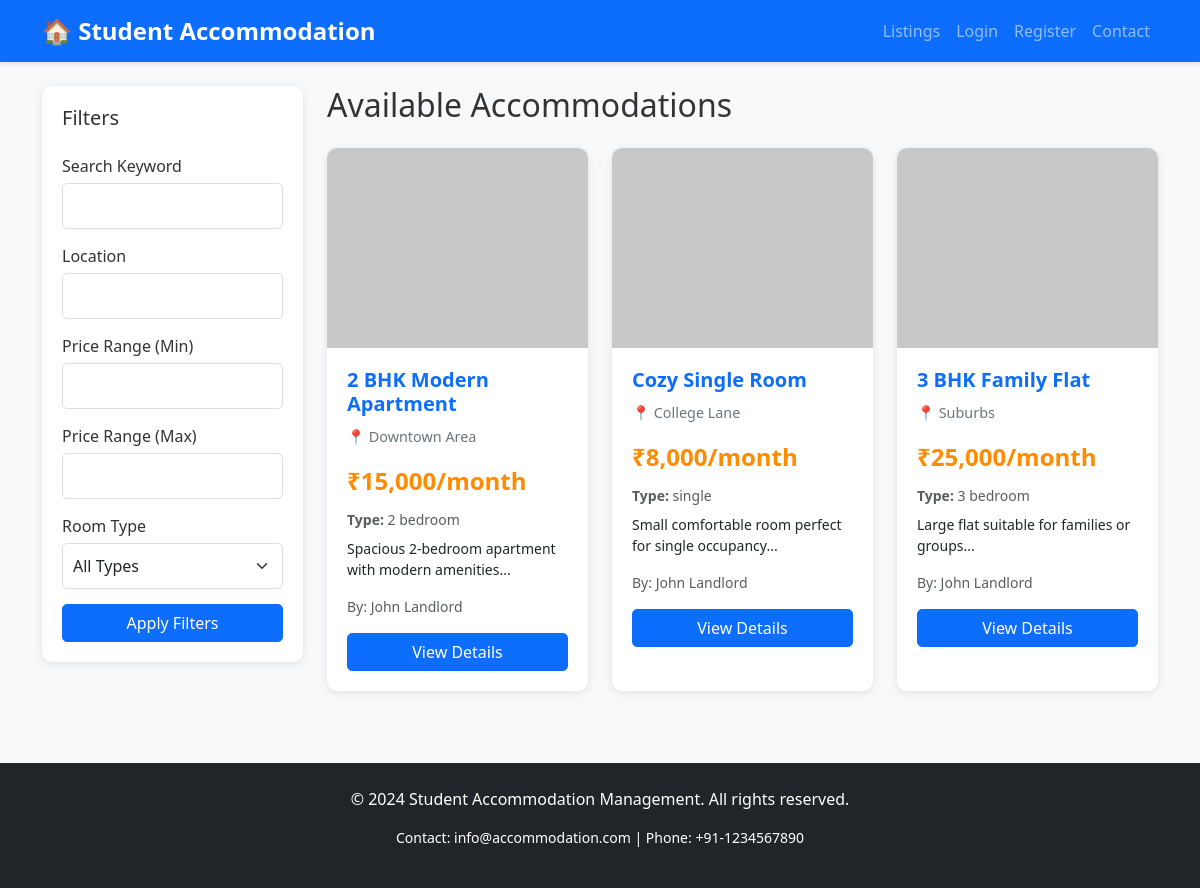
Screenshot of /listings.php with the database file from the repository.
### tables this page shows
CREATE TABLE properties (
    id INT PRIMARY KEY AUTO_INCREMENT,
    landlord_id INT NOT NULL,
    title VARCHAR(200) NOT NULL,
    description TEXT,
    location VARCHAR(200) NOT NULL,
    price INT NOT NULL,
    room_type VARCHAR(50) NOT NULL,
    status ENUM('available', 'occupied', 'unavailable') DEFAULT 'available',
    amenities TEXT,
    created_at TIMESTAMP DEFAULT CURRENT_TIMESTAMP,
    updated_at TIMESTAMP DEFAULT CURRENT_TIMESTAMP ON UPDATE CURRENT_TIMESTAMP,
    FOREIGN KEY (landlord_id) REFERENCES users(id) ON DELETE CASCADE
);

CREATE TABLE users (
    id INT PRIMARY KEY AUTO_INCREMENT,
    full_name VARCHAR(100) NOT NULL,
    email VARCHAR(100) UNIQUE NOT NULL,
    password VARCHAR(255) NOT NULL,
    role ENUM('student', 'landlord', 'admin') NOT NULL,
    phone VARCHAR(15),
    created_at TIMESTAMP DEFAULT CURRENT_TIMESTAMP,
    updated_at TIMESTAMP DEFAULT CURRENT_TIMESTAMP ON UPDATE CURRENT_TIMESTAMP
);

### listings.php (the view, shortened to what this page needs)
<?php
include 'includes/header.php';
$search = $_GET['search'] ?? '';
$location = $_GET['location'] ?? '';
$priceMin = $_GET['priceMin'] ?? '';
$priceMax = $_GET['priceMax'] ?? '';
$query = "SELECT p.*, u.full_name FROM properties p JOIN users u ON p.landlord_id = u.id WHERE p.status = 'available'";
$query .= " ORDER BY p.created_at DESC";
$result = $conn->query($query);
$properties = $result->fetch_all(MYSQLI_ASSOC);
?>
<div class="row">
    <div class="col-md-3">
        <div class="filter-section">
            <h5 class="mb-4">Filters</h5>
            <form method="GET" id="filterForm">
                <div class="filter-group">
                    <label>Search Keyword</label>
                    <input type="text" class="form-control" name="search" value="<?php echo htmlspecialchars($search); ?>" id="searchBox">
                </div>
                <div class="filter-group">
                    <label>Location</label>
                    <input type="text" class="form-control" name="location" value="<?php echo htmlspecialchars($location); ?>">
                </div>
                <div class="filter-group">
                    <label>Price Range (Min)</label>
                    <input type="number" class="form-control" name="priceMin" value="<?php echo htmlspecialchars($priceMin); ?>">
                </div>
                <div class="filter-group">
                    <label>Price Range (Max)</label>
                    <input type="number" class="form-control" name="priceMax" value="<?php echo htmlspecialchars($priceMax); ?>">
                </div>
                <div class="filter-group">
                    <label>Room Type</label>
                    <select class="form-select" name="roomType">
                        <option value="">All Types</option>
                    </select>
                </div>
                <button type="submit" class="btn btn-primary w-100" id="filterBtn">Apply Filters</button>
            </form>
        </div>
    </div>
    <div class="col-md-9">
        <h2 class="mb-4">Available Accommodations</h2>
        <?php if (count($properties) > 0): ?>
            <div class="row">
                <?php foreach ($properties as $property): ?>
                    <div class="col-md-6 col-lg-4 mb-4">
                        <div class="card property-card">
                            <img src="assets/images/placeholder.jpg" alt="<?php echo htmlspecialchars($property['title']); ?>" class="card-img-top">
                            <div class="card-body">
                                <h5 class="card-title"><?php echo htmlspecialchars($property['title']); ?></h5>
                                <p class="location">📍 <?php echo htmlspecialchars($property['location']); ?></p>
                                <p class="price">₹<?php echo number_format($property['price']); ?>/month</p>
                                <p class="small text-muted mb-2">
                                    <strong>Type:</strong> <?php echo htmlspecialchars($property['room_type']); ?>
                                </p>
                                <p class="card-text small"><?php echo htmlspecialchars(substr($property['description'], 0, 60)) . '...'; ?></p>
                                <p class="small text-muted">By: <?php echo htmlspecialchars($property['full_name']); ?></p>
                                <a href="property_details.php?id=<?php echo $property['id']; ?>" class="btn btn-primary w-100">View Details</a>
                            </div>
                        </div>
                    </div>
                <?php endforeach; ?>
            </div>
        <?php else: ?>
            <div class="alert alert-info">No properties found matching your criteria.</div>
        <?php endif; ?>
    </div>
</div>
<?php include 'includes/footer.php'; ?>

### assets/css/style.css (style rules this page uses)
:root { --primary-color: #0d6efd; --secondary-color: #ffffff; --accent-color: #ff8c00; --neutral-color: #6c757d; }
* { margin: 0; padding: 0; box-sizing: border-box; }
body { font-family: 'Segoe UI', Tahoma, Geneva, Verdana, sans-serif; background-color: #f8f9fa; color: #333; }
.property-card { border: none; border-radius: 10px; box-shadow: 0 2px 8px rgba(0,0,0,0.1); transition: transform 0.3s, box-shadow 0.3s; overflow: hidden; height: 100%; }
.property-card img { height: 200px; object-fit: cover; }
.property-card .card-body { padding: 20px; }
.property-card .card-title { color: var(--primary-color); font-weight: bold; margin-bottom: 10px; }
.property-card .price { color: var(--accent-color); font-size: 1.5rem; font-weight: bold; margin-bottom: 10px; }
.property-card .location { color: var(--neutral-color); font-size: 0.9rem; margin-bottom: 15px; }
.form-control, .form-select { border: 1px solid #ddd; border-radius: 5px; padding: 10px; }
.btn { border-radius: 5px; font-weight: 500; }
.btn-primary { background-color: var(--primary-color); border-color: var(--primary-color); }
.filter-section { background: white; padding: 20px; border-radius: 10px; box-shadow: 0 2px 8px rgba(0,0,0,0.1); margin-bottom: 30px; }
.filter-section .filter-group { margin-bottom: 15px; }
.filter-section label { font-weight: 500; margin-bottom: 5px; display: block; }

### rows the page displays
properties: title "2 BHK Modern Apartment", location "Downtown Area", price "15,000", room_type "2 bedroom", description "Spacious 2-bedroom apartment with modern amenities", landlord.full_name "John Landlord"
properties: title "Cozy Single Room", location "College Lane", price "8,000", room_type "single", description "Small comfortable room perfect for single occupancy", landlord.full_name "John Landlord"
properties: title "3 BHK Family Flat", location "Suburbs", price "25,000", room_type "3 bedroom", description "Large flat suitable for families or groups", landlord.full_name "John Landlord"
